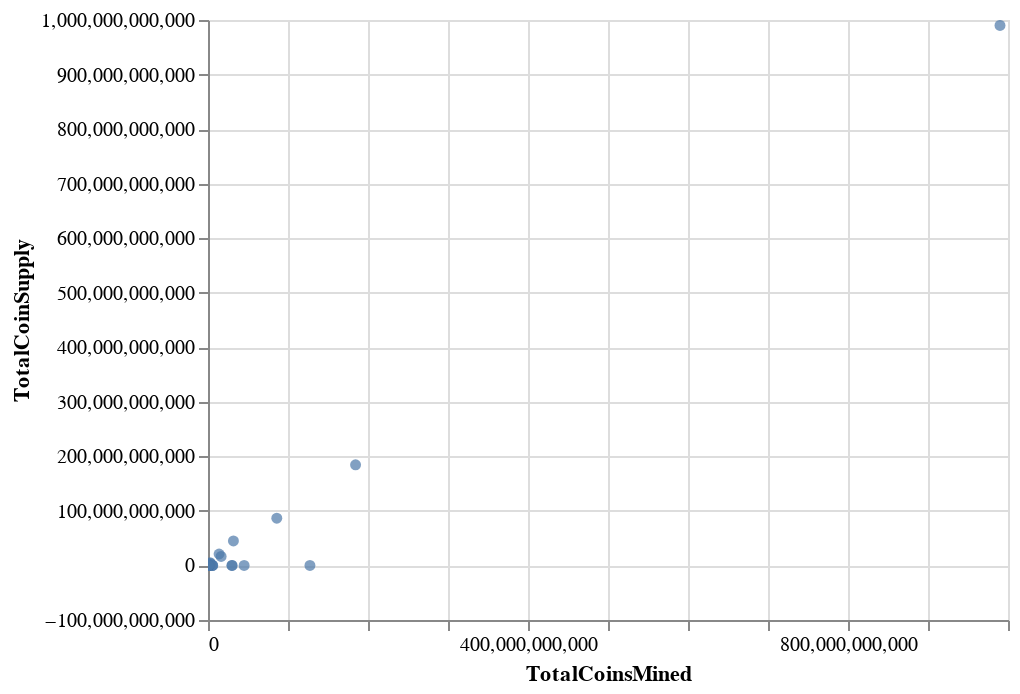

The code cell stored with this chart in its notebook:
### Code cell
# Plot the scatter with x="TotalCoinsMined" and y="TotalCoinSupply"
alt.Chart(cluster_df).mark_circle().encode(
    x = "TotalCoinsMined",
    y = "TotalCoinSupply",
    tooltip = ["CoinName", "Algorithm", "TotalCoinsMined", "TotalCoinSupply"]
).interactive()

### Figure 1 — Vega-Lite specification as saved in the notebook (floating-point values rounded to 4 significant figures)
{"config": {"view": {"continuousWidth": 400, "continuousHeight": 300}}, "data": {"name": "data-c8e0527232dba5d62510a7e4e9353d8f"}, "mark": "circle", "encoding": {"tooltip": [{"type": "nominal", "field": "CoinName"}, {"type": "nominal", "field": "Algorithm"}, {"type": "quantitative", "field": "TotalCoinsMined"}, {"type": "quantitative", "field": "TotalCoinSupply"}], "x": {"type": "quantitative", "field": "TotalCoinsMined"}, "y": {"type": "quantitative", "field": "TotalCoinSupply"}}, "selection": {"selector002": {"type": "interval", "bind": "scales", "encodings": ["x", "y"]}}, "$schema": "https://vega.github.io/schema/vega-lite/v4.8.1.json", "datasets": {"data-c8e0527232dba5d62510a7e4e9353d8f": [{"Algorithm": "Scrypt", "ProofType": "PoW/PoS", "TotalCoinsMined": 3076000.0, "TotalCoinSupply": -1.0, "PC1": -0.3801, "PC2": -1.168, "PC3": -1.779, "CoinName": "NovaCoin", "Class": 0}, {"Algorithm": "SHA-256", "ProofType": "PoW", "TotalCoinsMined": 2615000.0, "TotalCoinSupply": -1.0, "PC1": -0.4737, "PC2": 1.611, "PC3": 0.03711, "CoinName": "CounterParty", "Class": 1}, {"Algorithm": "PoS", "ProofType": "PoS", "TotalCoinsMined": 5850000000.0, "TotalCoinSupply": 0.0, "PC1": -0.17, "PC2": -1.066, "PC3": 1.01, "CoinName": "NuShares", "Class": 2}, {"Algorithm": "Scrypt", "ProofType": "PoW", "TotalCoinsMined": 79960000.0, "TotalCoinSupply": -1.0, "PC1": -0.4532, "PC2": 0.905, "PC3": -0.5423, "CoinName": "MonaCoin", "Class": 1}, {"Algorithm": "X13", "ProofType": "PoW/PoS", "TotalCoinsMined": 166100.0, "TotalCoinSupply": 0.0, "PC1": -0.357, "PC2": -1.984, "PC3": -2.3, "CoinName": "Triangles Coin", "Class": 0}, {"Algorithm": "SHA-256", "ProofType": "PoW/PoS", "TotalCoinsMined": 46710000.0, "TotalCoinSupply": -1.0, "PC1": -0.4, "PC2": -0.462, "PC3": -1.2, "CoinName": "Emercoin", "Class": 0}, {"Algorithm": "Scrypt", "ProofType": "PoW", "TotalCoinsMined": 872800.0, "TotalCoinSupply": 0.0, "PC1": -0.4536, "PC2": 0.9049, "PC3": -0.5422, "CoinName": "CometCoin", "Class": 1}, {"Algorithm": "Scrypt", "ProofType": "PoW/PoS", "TotalCoinsMined": 1000000000.0, "TotalCoinSupply": 1000000000.0, "PC1": -0.3699, "PC2": -1.166, "PC3": -1.78, "CoinName": "OpenChat", "Class": 0}, {"Algorithm": "Dagger", "ProofType": "PoA", "TotalCoinsMined": 629300000.0, "TotalCoinSupply": -1.0, "PC1": -0.2654, "PC2": -1.869, "PC3": 3.715, "CoinName": "Amber", "Class": 2}, {"Algorithm": "X11", "ProofType": "PoW", "TotalCoinsMined": 187700000.0, "TotalCoinSupply": -1.0, "PC1": -0.4328, "PC2": 0.7731, "PC3": -0.3311, "CoinName": "Pura", "Class": 1}, {"Algorithm": "Equihash", "ProofType": "PoW", "TotalCoinsMined": 3819000.0, "TotalCoinSupply": 22870000.0, "PC1": -0.4615, "PC2": 1.634, "PC3": 0.2212, "CoinName": "Bitcoin Private", "Class": 1}, {"Algorithm": "SHA-512", "ProofType": "Zero-Knowledge Proof", "TotalCoinsMined": 1000000000.0, "TotalCoinSupply": 1000000000.0, "PC1": -0.2124, "PC2": -1.745, "PC3": 1.493, "CoinName": "Kcash", "Class": 2}, {"Algorithm": "Equihash", "ProofType": "PoW", "TotalCoinsMined": 61830000.0, "TotalCoinSupply": 263400000.0, "PC1": -0.46, "PC2": 1.634, "PC3": 0.2211, "CoinName": "Beam", "Class": 1}, {"Algorithm": "SPoS", "ProofType": "SPoS", "TotalCoinsMined": 5721000000.0, "TotalCoinSupply": -1.0, "PC1": -0.194, "PC2": -1.784, "PC3": 2.967, "CoinName": "V Systems", "Class": 2}, {"Algorithm": "CryptoNight", "ProofType": "PoW", "TotalCoinsMined": 1400000000.0, "TotalCoinSupply": -1.0, "PC1": -0.02209, "PC2": 1.793, "PC3": 0.11, "CoinName": "Beldex", "Class": 1}, {"Algorithm": "Eaglesong", "ProofType": "PoW", "TotalCoinsMined": 30150000000.0, "TotalCoinSupply": -1.0, "PC1": -0.2361, "PC2": 1.723, "PC3": 0.1522, "CoinName": "Nervos Network", "Class": 1}, {"Algorithm": "C31", "ProofType": "PoW", "TotalCoinsMined": 10680000.0, "TotalCoinSupply": 20000000.0, "PC1": -0.4604, "PC2": 1.7, "PC3": 0.1775, "CoinName": "MimbleWimbleCoin", "Class": 1}, {"Algorithm": "Scrypt", "ProofType": "PoW/PoS", "TotalCoinsMined": 450100000.0, "TotalCoinSupply": -1.0, "PC1": -0.3778, "PC2": -1.167, "PC3": -1.779, "CoinName": "Buxcoin", "Class": 0}, {"Algorithm": "ECC 256K1", "ProofType": "DPOS", "TotalCoinsMined": 1000000000.0, "TotalCoinSupply": 1000000000.0, "PC1": -0.2436, "PC2": -1.803, "PC3": 3.02, "CoinName": "Acute Angle Cloud", "Class": 2}, {"Algorithm": "Scrypt", "ProofType": "PoW", "TotalCoinsMined": 100000000.0, "TotalCoinSupply": 100000000.0, "PC1": -0.4526, "PC2": 0.9051, "PC3": -0.5423, "CoinName": "Primas", "Class": 1}, {"Algorithm": "BLAKE256", "ProofType": "PoW/PoS", "TotalCoinsMined": 44940000.0, "TotalCoinSupply": 84000000.0, "PC1": -0.3529, "PC2": -1.951, "PC3": -2.252, "CoinName": "HyperCash", "Class": 0}, {"Algorithm": "CryptoNight-Heavy", "ProofType": "PoW", "TotalCoinsMined": 52830000.0, "TotalCoinSupply": -1.0, "PC1": -0.4581, "PC2": 1.687, "PC3": 0.1757, "CoinName": "Loki", "Class": 1}, {"Algorithm": "CryptoNight-Lite", "ProofType": "PoW", "TotalCoinsMined": 17720000.0, "TotalCoinSupply": -1.0, "PC1": -0.4583, "PC2": 1.687, "PC3": 0.1757, "CoinName": "AEON", "Class": 1}, {"Algorithm": "SHA-256", "ProofType": "PoW", "TotalCoinsMined": 9972000.0, "TotalCoinSupply": 21000000.0, "PC1": -0.4736, "PC2": 1.611, "PC3": 0.0371, "CoinName": "Bitcoin Vault", "Class": 1}, {"Algorithm": "SHA-256", "ProofType": "PoW", "TotalCoinsMined": 18590000.0, "TotalCoinSupply": 21000000.0, "PC1": -0.4735, "PC2": 1.611, "PC3": 0.03709, "CoinName": "Bitcoin ABC", "Class": 1}, {"Algorithm": "Scrypt", "ProofType": "PoW", "TotalCoinsMined": 127400000000.0, "TotalCoinSupply": -1.0, "PC1": 0.1953, "PC2": 0.9923, "PC3": -0.5934, "CoinName": "Dogecoin", "Class": 1}, {"Algorithm": "Scrypt", "ProofType": "PoS", "TotalCoinsMined": 60370000.0, "TotalCoinSupply": 100000000.0, "PC1": -0.2481, "PC2": -0.9956, "PC3": -0.02926, "CoinName": "BlackCoin", "Class": 0}, {"Algorithm": "Scrypt", "ProofType": "PoW/PoS", "TotalCoinsMined": 18990000.0, "TotalCoinSupply": 21000000.0, "PC1": -0.3799, "PC2": -1.168, "PC3": -1.779, "CoinName": "Auroracoin", "Class": 0}, {"Algorithm": "TRC10", "ProofType": "DPoS", "TotalCoinsMined": 990000000000.0, "TotalCoinSupply": 990000000000.0, "PC1": 16.55, "PC2": 1.187, "PC3": -0.8738, "CoinName": "BitTorrent", "Class": 3}, {"Algorithm": "Scrypt", "ProofType": "PoW/PoS", "TotalCoinsMined": 1032000.0, "TotalCoinSupply": -1.0, "PC1": -0.3801, "PC2": -1.168, "PC3": -1.779, "CoinName": "SaluS", "Class": 0}, {"Algorithm": "Multiple", "ProofType": "PoW", "TotalCoinsMined": 13850000000.0, "TotalCoinSupply": 21000000000.0, "PC1": -0.2029, "PC2": 1.739, "PC3": 0.1525, "CoinName": "DigiByte", "Class": 1}, {"Algorithm": "SHA-256", "ProofType": "PoW", "TotalCoinsMined": 18600000.0, "TotalCoinSupply": 21000000.0, "PC1": -0.4735, "PC2": 1.611, "PC3": 0.03709, "CoinName": "Bitcoin SV", "Class": 1}, {"Algorithm": "SHA-256", "ProofType": "PoW", "TotalCoinsMined": 17210000.0, "TotalCoinSupply": -1.0, "PC1": -0.4736, "PC2": 1.611, "PC3": 0.0371, "CoinName": "Namecoin", "Class": 1}, {"Algorithm": "KECCAK", "ProofType": "PoW", "TotalCoinsMined": 2578000000.0, "TotalCoinSupply": 5000000000.0, "PC1": -0.4022, "PC2": 1.695, "PC3": 0.1703, "CoinName": "SmartCash", "Class": 1}, {"Algorithm": "CryptoNight", "ProofType": "PoW", "TotalCoinsMined": 184500000000.0, "TotalCoinSupply": 184500000000.0, "PC1": 1.861, "PC2": 2.031, "PC3": -0.02792, "CoinName": "ByteCoin", "Class": 1}, {"Algorithm": "SHA-256", "ProofType": "PoW", "TotalCoinsMined": 18600000.0, "TotalCoinSupply": 21000000.0, "PC1": -0.4735, "PC2": 1.611, "PC3": 0.03709, "CoinName": "Bitcoin Cash", "Class": 1}, {"Algorithm": "Equihash210,9", "ProofType": "PoW/PoS", "TotalCoinsMined": 487500000.0, "TotalCoinSupply": -1.0, "PC1": -0.3484, "PC2": -1.934, "PC3": -2.229, "CoinName": "Aion", "Class": 0}, {"Algorithm": "DPoS", "ProofType": "DPoS", "TotalCoinsMined": 142700000.0, "TotalCoinSupply": -1.0, "PC1": 1.804, "PC2": -1.148, "PC3": 0.6568, "CoinName": "Lisk", "Class": 2}, {"Algorithm": "Ethash", "ProofType": "PoW", "TotalCoinsMined": 123800000.0, "TotalCoinSupply": 210700000.0, "PC1": -0.4608, "PC2": 1.715, "PC3": 0.1792, "CoinName": "Ethereum Classic", "Class": 1}, {"Algorithm": "DPoS", "ProofType": "DPoS", "TotalCoinsMined": 154000000.0, "TotalCoinSupply": -1.0, "PC1": 1.804, "PC2": -1.148, "PC3": 0.6568, "CoinName": "ARK", "Class": 2}, {"Algorithm": "Loopchain", "ProofType": "PoS", "TotalCoinsMined": 868800000.0, "TotalCoinSupply": -1.0, "PC1": -0.1556, "PC2": -1.633, "PC3": 1.172, "CoinName": "ICON Project", "Class": 2}, {"Algorithm": "Scrypt", "ProofType": "PoW", "TotalCoinsMined": 66570000.0, "TotalCoinSupply": 84000000.0, "PC1": -0.4529, "PC2": 0.905, "PC3": -0.5423, "CoinName": "Litecoin", "Class": 1}, {"Algorithm": "Equihash", "ProofType": "dPoW/PoW", "TotalCoinsMined": 125200000.0, "TotalCoinSupply": 200000000.0, "PC1": -0.3568, "PC2": 0.7112, "PC3": 0.4243, "CoinName": "Komodo", "Class": 1}, {"Algorithm": "IMesh", "ProofType": "DPoS+dBFT", "TotalCoinsMined": 459900000.0, "TotalCoinSupply": 1000000000.0, "PC1": -0.2508, "PC2": -1.805, "PC3": 3.028, "CoinName": "INT", "Class": 2}, {"Algorithm": "C31", "ProofType": "PoW", "TotalCoinsMined": 56410000.0, "TotalCoinSupply": -1.0, "PC1": -0.4603, "PC2": 1.7, "PC3": 0.1775, "CoinName": "Grin", "Class": 1}, {"Algorithm": "BEP2 Token", "ProofType": "PoSA", "TotalCoinsMined": 174200000.0, "TotalCoinSupply": 174200000.0, "PC1": -0.2658, "PC2": -1.81, "PC3": 3.042, "CoinName": "Binance Coin", "Class": 2}, {"Algorithm": "Quark", "ProofType": "PoW/PoS", "TotalCoinsMined": 267700000.0, "TotalCoinSupply": -1.0, "PC1": -0.3539, "PC2": -1.967, "PC3": -2.276, "CoinName": "QuarkCoin", "Class": 0}, {"Algorithm": "Ethash", "ProofType": "PoW", "TotalCoinsMined": 34700000.0, "TotalCoinSupply": 100000000.0, "PC1": -0.4618, "PC2": 1.715, "PC3": 0.1793, "CoinName": "Expanse", "Class": 1}, {"Algorithm": "Scrypt", "ProofType": "PoW", "TotalCoinsMined": 39330000.0, "TotalCoinSupply": 42000000.0, "PC1": -0.4532, "PC2": 0.905, "PC3": -0.5423, "CoinName": "MegaCoin", "Class": 1}, {"Algorithm": "Scrypt", "ProofType": "PoW/PoS", "TotalCoinsMined": 225300000.0, "TotalCoinSupply": 420000000.0, "PC1": -0.3768, "PC2": -1.167, "PC3": -1.779, "CoinName": "PotCoin", "Class": 0}, {"Algorithm": "Scrypt", "ProofType": "PoW", "TotalCoinsMined": 525400000.0, "TotalCoinSupply": 1680000000.0, "PC1": -0.4423, "PC2": 0.9063, "PC3": -0.543, "CoinName": "Gulden", "Class": 1}, {"Algorithm": "DPoS", "ProofType": "PoS", "TotalCoinsMined": 167300000.0, "TotalCoinSupply": -1.0, "PC1": 0.4026, "PC2": -1.478, "PC3": 0.9667, "CoinName": "Rise", "Class": 2}, {"Algorithm": "X13", "ProofType": "PoW/PoS", "TotalCoinsMined": 198900000.0, "TotalCoinSupply": 210000000.0, "PC1": -0.3549, "PC2": -1.984, "PC3": -2.301, "CoinName": "Bitcoin Diamond", "Class": 0}, {"Algorithm": "Scrypt", "ProofType": "PoW", "TotalCoinsMined": 221000000.0, "TotalCoinSupply": -1.0, "PC1": -0.4525, "PC2": 0.9051, "PC3": -0.5423, "CoinName": "Einsteinium", "Class": 1}, {"Algorithm": "Dagger-Hashimoto", "ProofType": "PoW", "TotalCoinsMined": 49660000.0, "TotalCoinSupply": -1.0, "PC1": -0.4581, "PC2": 1.687, "PC3": 0.1757, "CoinName": "Ubiq", "Class": 1}, {"Algorithm": "Scrypt", "ProofType": "PoW/PoS", "TotalCoinsMined": 29860000000.0, "TotalCoinSupply": -1.0, "PC1": -0.228, "PC2": -1.147, "PC3": -1.791, "CoinName": "Reddcoin", "Class": 0}, {"Algorithm": "X11GOST", "ProofType": "PoW", "TotalCoinsMined": 18860000.0, "TotalCoinSupply": 21000000.0, "PC1": -0.4582, "PC2": 1.687, "PC3": 0.1757, "CoinName": "SibCoin", "Class": 1}, {"Algorithm": "Equihash", "ProofType": "PoW", "TotalCoinsMined": 18590000.0, "TotalCoinSupply": 21000000.0, "PC1": -0.4614, "PC2": 1.634, "PC3": 0.2212, "CoinName": "Bitcoin Gold", "Class": 1}, {"Algorithm": "Groestl", "ProofType": "PoW", "TotalCoinsMined": 76520000.0, "TotalCoinSupply": 105000000.0, "PC1": -0.4571, "PC2": 1.687, "PC3": 0.1756, "CoinName": "Groestlcoin", "Class": 1}, {"Algorithm": "BMW512 / Echo512", "ProofType": "PoW/PoS", "TotalCoinsMined": 5091000000.0, "TotalCoinSupply": -1.0, "PC1": -0.3145, "PC2": -1.929, "PC3": -2.233, "CoinName": "DigitalNote ", "Class": 0}, {"Algorithm": "Scrypt", "ProofType": "PoW", "TotalCoinsMined": 23170000.0, "TotalCoinSupply": -1.0, "PC1": -0.4535, "PC2": 0.9049, "PC3": -0.5422, "CoinName": "ViaCoin", "Class": 1}, {"Algorithm": "SHA-256", "ProofType": "PoW", "TotalCoinsMined": 602300000.0, "TotalCoinSupply": 888000000.0, "PC1": -0.4661, "PC2": 1.612, "PC3": 0.03656, "CoinName": "SysCoin", "Class": 1}, {"Algorithm": "NeoScrypt", "ProofType": "PoW", "TotalCoinsMined": 234700000.0, "TotalCoinSupply": 336000000.0, "PC1": -0.4542, "PC2": 1.687, "PC3": 0.1753, "CoinName": "FeatherCoin", "Class": 1}, {"Algorithm": "X11", "ProofType": "PoW/PoS", "TotalCoinsMined": 18570000.0, "TotalCoinSupply": 22000000.0, "PC1": -0.36, "PC2": -1.3, "PC3": -1.568, "CoinName": "IOCoin", "Class": 0}, {"Algorithm": "Scrypt", "ProofType": "PoW/PoS", "TotalCoinsMined": 902500000.0, "TotalCoinSupply": 1000000000.0, "PC1": -0.3704, "PC2": -1.166, "PC3": -1.78, "CoinName": "WhiteCoin", "Class": 0}, {"Algorithm": "X13", "ProofType": "PoW/PoS", "TotalCoinsMined": 5559000.0, "TotalCoinSupply": -1.0, "PC1": -0.357, "PC2": -1.984, "PC3": -2.3, "CoinName": "CloakCoin", "Class": 0}, {"Algorithm": "DPoS", "ProofType": "DPoS", "TotalCoinsMined": 1000000000.0, "TotalCoinSupply": 0.0, "PC1": 1.809, "PC2": -1.147, "PC3": 0.6565, "CoinName": "Achain", "Class": 2}, {"Algorithm": "Multiple", "ProofType": "PoW", "TotalCoinsMined": 16400000000.0, "TotalCoinSupply": 16560000000.0, "PC1": -0.2128, "PC2": 1.738, "PC3": 0.153, "CoinName": "Verge", "Class": 1}, {"Algorithm": "Shabal256", "ProofType": "PoC", "TotalCoinsMined": 2111000000.0, "TotalCoinSupply": 2159000000.0, "PC1": -0.2131, "PC2": -1.792, "PC3": 2.991, "CoinName": "BurstCoin", "Class": 2}, {"Algorithm": "Blake2b", "ProofType": "PoW", "TotalCoinsMined": 45170000000.0, "TotalCoinSupply": -1.0, "PC1": -0.178, "PC2": 1.743, "PC3": 0.1506, "CoinName": "Siacoin", "Class": 1}, {"Algorithm": "Proof-of-Authority", "ProofType": "PoA", "TotalCoinsMined": 282500000.0, "TotalCoinSupply": -1.0, "PC1": -0.268, "PC2": -1.869, "PC3": 3.715, "CoinName": "Poa Network", "Class": 2}, {"Algorithm": "Tensority", "ProofType": "PoW", "TotalCoinsMined": 1642000000.0, "TotalCoinSupply": 210000000.0, "PC1": -0.4448, "PC2": 1.689, "PC3": 0.1743, "CoinName": "Bytom", "Class": 1}, {"Algorithm": "Quark", "ProofType": "PoW/PoS", "TotalCoinsMined": 7353000.0, "TotalCoinSupply": -1.0, "PC1": -0.3552, "PC2": -1.967, "PC3": -2.275, "CoinName": "BlockNet", "Class": 0}, {"Algorithm": "Equihash", "ProofType": "PoW", "TotalCoinsMined": 10550000.0, "TotalCoinSupply": 21000000.0, "PC1": -0.4615, "PC2": 1.634, "PC3": 0.2212, "CoinName": "Horizen", "Class": 1}, {"Algorithm": "PoS", "ProofType": "PoS/LPoS", "TotalCoinsMined": 999000000.0, "TotalCoinSupply": 1000000000.0, "PC1": -0.2618, "PC2": -0.6914, "PC3": 0.9643, "CoinName": "Nxt", "Class": 2}, {"Algorithm": "DPoS", "ProofType": "DPoS", "TotalCoinsMined": 14410000.0, "TotalCoinSupply": -1.0, "PC1": 1.804, "PC2": -1.148, "PC3": 0.6569, "CoinName": "Shift", "Class": 2}, {"Algorithm": "X13", "ProofType": "PoW/PoS", "TotalCoinsMined": 70400000.0, "TotalCoinSupply": -1.0, "PC1": -0.3567, "PC2": -1.984, "PC3": -2.3, "CoinName": "NavCoin", "Class": 0}, {"Algorithm": "SHA3", "ProofType": "PoW/nPoS", "TotalCoinsMined": 69080000.0, "TotalCoinSupply": 78000000.0, "PC1": -0.2685, "PC2": -1.811, "PC3": 3.045, "CoinName": "Nexus", "Class": 2}, {"Algorithm": "VeChainThor Authority", "ProofType": "Proof of Authority", "TotalCoinsMined": 85990000000.0, "TotalCoinSupply": 86710000000.0, "PC1": 2.05, "PC2": -1.037, "PC3": 0.7925, "CoinName": "VeChain", "Class": 2}, {"Algorithm": "POS 3.0", "ProofType": "PoS", "TotalCoinsMined": 103000000.0, "TotalCoinSupply": 107800000.0, "PC1": -0.1605, "PC2": -1.634, "PC3": 1.173, "CoinName": "QTUM", "Class": 2}, {"Algorithm": "Quark", "ProofType": "PoW/PoS", "TotalCoinsMined": 74730.0, "TotalCoinSupply": -1.0, "PC1": -0.3553, "PC2": -1.967, "PC3": -2.275, "CoinName": "Private Instant Verified Transaction", "Class": 0}, {"Algorithm": "Equihash", "ProofType": "PoW", "TotalCoinsMined": 10590000.0, "TotalCoinSupply": 21000000.0, "PC1": -0.4615, "PC2": 1.634, "PC3": 0.2212, "CoinName": "ZCash", "Class": 1}, {"Algorithm": "Lyra2REv2", "ProofType": "PoW", "TotalCoinsMined": 57840000.0, "TotalCoinSupply": 84000000.0, "PC1": -0.4574, "PC2": 1.687, "PC3": 0.1756, "CoinName": "Vertcoin", "Class": 1}, {"Algorithm": "Blake2b", "ProofType": "PoW", "TotalCoinsMined": 133200000.0, "TotalCoinSupply": 133200000.0, "PC1": -0.4067, "PC2": 1.712, "PC3": 0.1686, "CoinName": "Nano", "Class": 1}, {"Algorithm": "VBFT", "ProofType": "PoS", "TotalCoinsMined": 1000000000.0, "TotalCoinSupply": -1.0, "PC1": -0.1547, "PC2": -1.633, "PC3": 1.172, "CoinName": "Ontology", "Class": 2}, {"Algorithm": "X11", "ProofType": "PoW/PoSe", "TotalCoinsMined": 9873000.0, "TotalCoinSupply": 18900000.0, "PC1": -0.3186, "PC2": -0.7936, "PC3": -0.6491, "CoinName": "Dash", "Class": 0}, {"Algorithm": "RandomX", "ProofType": "PoW", "TotalCoinsMined": 17790000.0, "TotalCoinSupply": -1.0, "PC1": -0.4583, "PC2": 1.687, "PC3": 0.1757, "CoinName": "Monero", "Class": 1}, {"Algorithm": "BLAKE256", "ProofType": "PoW/PoS", "TotalCoinsMined": 12370000.0, "TotalCoinSupply": 21000000.0, "PC1": -0.3534, "PC2": -1.951, "PC3": -2.252, "CoinName": "Decred", "Class": 0}, {"Algorithm": "PoS", "ProofType": "PoW", "TotalCoinsMined": 373100000.0, "TotalCoinSupply": -1.0, "PC1": -0.4027, "PC2": 0.8304, "PC3": 0.4994, "CoinName": "Steem", "Class": 1}, {"Algorithm": "SHA-512", "ProofType": "PoS", "TotalCoinsMined": 2995000000.0, "TotalCoinSupply": 3601000000.0, "PC1": -0.1319, "PC2": -1.669, "PC3": 1.282, "CoinName": "Bitshares", "Class": 2}, {"Algorithm": "SHA-256", "ProofType": "PoW", "TotalCoinsMined": 18570000.0, "TotalCoinSupply": 21000000.0, "PC1": -0.4735, "PC2": 1.611, "PC3": 0.03709, "CoinName": "Bitcoin", "Class": 1}, {"Algorithm": "Ethash", "ProofType": "PoW", "TotalCoinsMined": 113900000.0, "TotalCoinSupply": -1.0, "PC1": -0.4619, "PC2": 1.715, "PC3": 0.1793, "CoinName": "Ethereum", "Class": 1}, {"Algorithm": "Leased POS", "ProofType": "LPoS", "TotalCoinsMined": 103800000.0, "TotalCoinSupply": -1.0, "PC1": -0.2691, "PC2": -1.811, "PC3": 3.045, "CoinName": "Waves", "Class": 2}, {"Algorithm": "Ouroboros", "ProofType": "PoS", "TotalCoinsMined": 31780000000.0, "TotalCoinSupply": 45000000000.0, "PC1": 0.408, "PC2": -1.548, "PC3": 1.118, "CoinName": "Cardano", "Class": 2}, {"Algorithm": "DPoS", "ProofType": "DPoS", "TotalCoinsMined": 1025000000.0, "TotalCoinSupply": -1.0, "PC1": 1.809, "PC2": -1.147, "PC3": 0.6565, "CoinName": "EOS", "Class": 2}]}}
